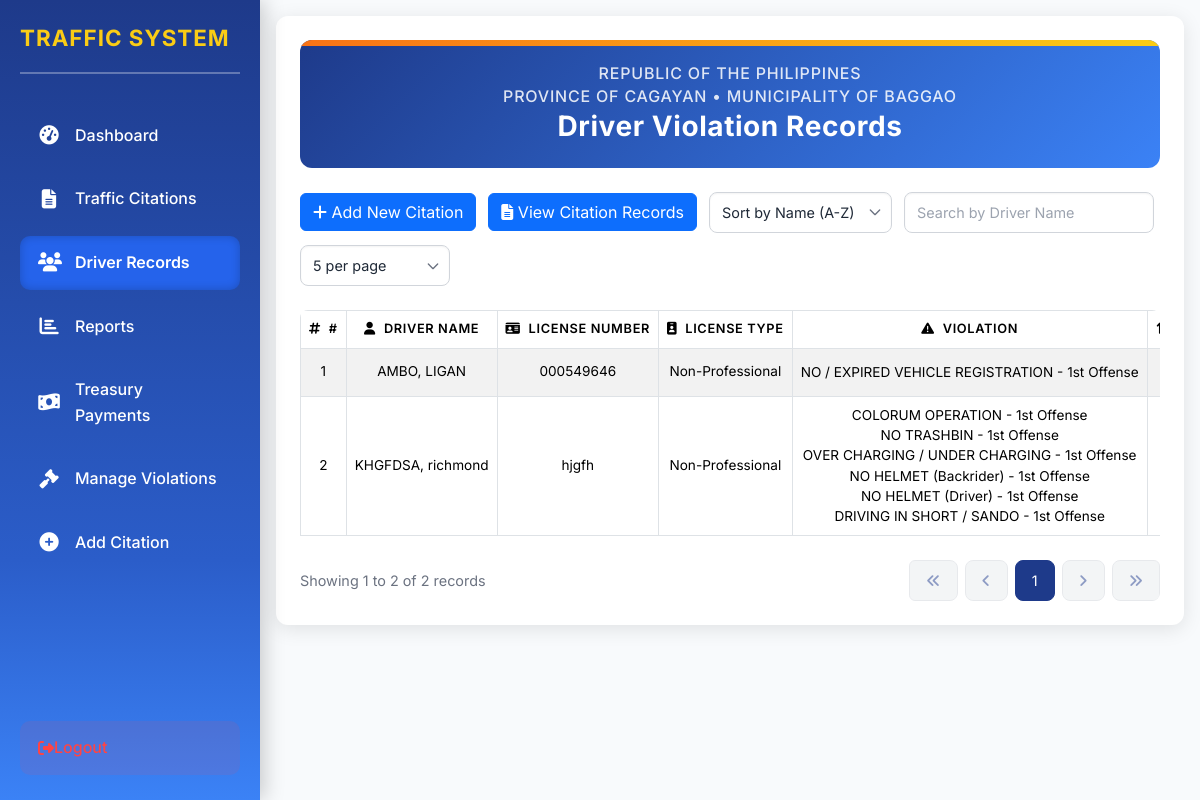
The app's page /driver_records.php with its own data.
### tables this page shows
CREATE TABLE `drivers` (
  `driver_id` int(11) NOT NULL,
  `last_name` varchar(50) NOT NULL,
  `first_name` varchar(50) NOT NULL,
  `middle_initial` varchar(5) DEFAULT NULL,
  `suffix` varchar(10) DEFAULT NULL,
  `zone` varchar(50) DEFAULT NULL,
  `barangay` varchar(100) DEFAULT NULL,
  `municipality` varchar(100) DEFAULT 'Baggao',
  `province` varchar(100) DEFAULT 'Cagayan',
  `license_number` varchar(20) DEFAULT NULL,
  `license_type` enum('Non-Professional','Professional') DEFAULT NULL
);

### driver_records.php (the view, shortened to what this page needs)
<!DOCTYPE html>
<html lang="en">
<head>
  <link href="https://cdn.jsdelivr.net/npm/bootstrap@5.3.3/dist/css/bootstrap.min.css" rel="stylesheet">
  <link href="https://cdn.jsdelivr.net/npm/tailwindcss@2.2.19/dist/tailwind.min.css" rel="stylesheet">
  <link rel="stylesheet" href="https://cdnjs.cloudflare.com/ajax/libs/font-awesome/6.4.2/css/all.min.css">
</head>
<body>
  <?php include 'sidebar.php'; ?>
  <div class="content" id="content">
    <div class="container">
      <div class="header">
        <h4>Republic of the Philippines</h4>
        <h4>Province of Cagayan • Municipality of Baggao</h4>
        <h1>Driver Violation Records</h1>
      </div>
      <div class="sort-filter">
        <a href="index.php" class="btn btn-primary btn-custom" aria-label="Add New Citation"><i class="fas fa-plus"></i> Add New Citation</a>
        <a href="records.php" class="btn btn-primary btn-custom" aria-label="View Citation Records"><i class="fas fa-file-alt"></i> View Citation Records</a>
        <select id="sortSelect" class="sort-select" aria-label="Sort Options">
          <option value="name_asc">Sort by Name (A-Z)</option>
        </select>
        <input type="text" id="searchInput" class="search-input" placeholder="Search by Driver Name" aria-label="Search Drivers">
        <select id="pageSizeSelect" class="page-size-select" aria-label="Records per page">
          <option value="5">5 per page</option>
        </select>
      </div>
      <div id="driverTable" class="table-responsive">
        <?php
        try {
          $conn = new PDO("mysql:host=" . DB_HOST . ";dbname=" . DB_NAME, DB_USER, DB_PASS);
          $conn->setAttribute(PDO::ATTR_ERRMODE, PDO::ERRMODE_EXCEPTION);
          $recordsPerPage = isset($_GET['pageSize']) && is_numeric($_GET['pageSize']) ? (int)$_GET['pageSize'] : 5;
          $page = isset($_GET['page']) && is_numeric($_GET['page']) ? (int)$_GET['page'] : 1;
          $offset = ($page - 1) * $recordsPerPage;
          $countSql = "
            SELECT COUNT(DISTINCT d.driver_id) as total
            FROM drivers d
            LEFT JOIN citations c ON d.driver_id = c.driver_id AND c.is_archived = 0
            LEFT JOIN violations v ON c.citation_id = v.citation_id
          ";
          $countParams = [];
          $search = isset($_GET['search']) ? trim($_GET['search']) : '';
          $countStmt = $conn->prepare($countSql);
          $countStmt->execute($countParams);
          $totalRecords = $countStmt->fetch(PDO::FETCH_ASSOC)['total'];
          $totalPages = ceil($totalRecords / $recordsPerPage);
          $sql .= " GROUP BY d.driver_id, driver_name, d.license_number, d.license_type";
          $sql .= " HAVING violation_count > 0 OR COUNT(c.citation_id) = 0";
          $sort = isset($_GET['sort']) ? $_GET['sort'] : 'name_asc';
          switch ($sort) {
            case 'name_asc':
            default:
              $sql .= " ORDER BY driver_name";
              break;
          }
          $sql .= " LIMIT :limit OFFSET :offset";
          $stmt = $conn->prepare($sql);
          $stmt->bindValue(':limit', $recordsPerPage, PDO::PARAM_INT);
          $stmt->bindValue(':offset', $offset, PDO::PARAM_INT);
          $stmt->execute();
          $drivers = $stmt->fetchAll(PDO::FETCH_ASSOC);
          if (empty($drivers)) {
            echo "<p class='empty-state'><i class='fas fa-info-circle'></i> No driver records found.</p>";
          } else {
            echo "<table class='table table-bordered table-striped' id='citationTable'>";
            echo "<thead>";
            echo "<tr>";
            echo "<th><i class='fas fa-hashtag me-2'></i>#</th>";
            echo "<th><i class='fas fa-user me-2'></i>Driver Name</th>";
            echo "<th><i class='fas fa-id-card me-2'></i>License Number</th>";
            echo "<th><i class='fas fa-id-badge me-2'></i>License Type</th>";
            echo "<th><i class='fas fa-exclamation-triangle me-2'></i>Violation</th>";
            echo "<th><i class='fas fa-sort-numeric-up me-2'></i>Offense Count</th>";
            echo "</tr>";
            echo "</thead>";
            echo "<tbody>";
            $rowNumber = $offset + 1;
            foreach ($drivers as $driver) {
              echo "<tr>";
              echo "<td>" . $rowNumber . "</td>";
              echo "<td>" . htmlspecialchars($driver['driver_name']) . "</td>";
              echo "<td>" . htmlspecialchars($driver['license_number'] ?? 'N/A') . "</td>";
              echo "<td>" . htmlspecialchars($driver['license_type'] ?? 'N/A') . "</td>";
              echo "<td class='violation-list'>" . ($driver['violation_list'] ? nl2br(htmlspecialchars($driver['violation_list'])) : 'None') . "</td>";
              echo "<td class='violation-list'>" . ($driver['offense_counts'] ? nl2br(htmlspecialchars($driver['offense_counts'])) : 'None') . "</td>";
              echo "</tr>";
              $rowNumber++;
            }
            echo "</tbody>";
            echo "</table>";
            echo "<div class='pagination-container'>";
            echo "<div class='pagination-info'>";
            $startRecord = $offset + 1;
            $endRecord = min($offset + $recordsPerPage, $totalRecords);
            echo "Showing $startRecord to $endRecord of $totalRecords records";
            echo "</div>";
            echo "<nav aria-label='Page navigation'>";
            echo "<ul class='pagination'>";
            echo "<li class='page-item" . ($page == 1 ? " disabled" : "") . "'>";
            echo "<a class='page-link' href='?page=1&sort=$sort&search=" . urlencode($search) . "&pageSize=$recordsPerPage' aria-label='First Page'>";
            echo "<span aria-hidden='true'><i class='fas fa-angle-double-left'></i></span></a>";
            echo "</li>";
            $prevPage = $page > 1 ? $page - 1 : 1;
            echo "<li class='page-item" . ($page == 1 ? " disabled" : "") . "'>";
            echo "<a class='page-link' href='?page=$prevPage&sort=$sort&search=" . urlencode($search) . "&pageSize=$recordsPerPage' aria-label='Previous'>";
            echo "<span aria-hidden='true'><i class='fas fa-angle-left'></i></span></a>";
            echo "</li>";
            $range = 2;
            $start = max(1, $page - $range);
            $end = min($totalPages, $page + $range);
            for ($i = $start; $i <= $end; $i++) {
              echo "<li class='page-item" . ($i == $page ? " active" : "") . "'>";
              echo "<a class='page-link' href='?page=$i&sort=$sort&search=" . urlencode($search) . "&pageSize=$recordsPerPage'>$i</a>";
              echo "</li>";
            }
            $nextPage = $page < $totalPages ? $page + 1 : $totalPages;
            echo "<li class='page-item" . ($page == $totalPages ? " disabled" : "") . "'>";
            echo "<a class='page-link' href='?page=$nextPage&sort=$sort&search=" . urlencode($search) . "&pageSize=$recordsPerPage' aria-label='Next'>";
            echo "<span aria-hidden='true'><i class='fas fa-angle-right'></i></span></a>";
            echo "</li>";
            echo "<li class='page-item" . ($page == $totalPages ? " disabled" : "") . "'>";
            echo "<a class='page-link' href='?page=$totalPages&sort=$sort&search=" . urlencode($search) . "&pageSize=$recordsPerPage' aria-label='Last Page'>";
            echo "<span aria-hidden='true'><i class='fas fa-angle-double-right'></i></span></a>";
            echo "</li>";
            echo "</ul>";
            echo "</nav>";
            echo "</div>";
          }
        } catch (PDOException $e) {
          echo "<p class='empty-state'><i class='fas fa-exclamation-circle'></i> Error: " . htmlspecialchars($e->getMessage()) . "</p>";
        }
        ?>
      </div>
    </div>
  </div>
</body>
</html>

### driver_records.php (style rules this page uses)
:root { --primary: #1e3a8a; --primary-dark: #1e40af; --secondary: #6b7280; --success: #22c55e; --danger: #ef4444; --warning: #f97316; --bg-light: #f8fafc; --text-dark: #1f2937; --border: #d1d5db; }
body { background-color: var(--bg-light); font-family: 'Inter', sans-serif; color: var(--text-dark); line-height: 1.6; margin: 0; padding: 0; overflow: hidden; height: 100vh; display: flex; }
.content { flex: 1; padding: 1rem; overflow-y: auto; height: 100vh; margin-left: 260px; transition: margin-left 0.3s ease-in-out; }
.container { max-width: 100%; max-height: calc(100vh - 2rem); margin: 0 auto; padding: 1.5rem; background-color: white; border-radius: 12px; box-shadow: 0 4px 20px rgba(0, 0, 0, 0.1); transition: transform 0.3s ease, box-shadow 0.3s ease; overflow-y: auto; }
.header { background: linear-gradient(135deg, var(--primary), #3b82f6); color: white; padding: 1.5rem; border-radius: 12px; text-align: center; margin-bottom: 1.5rem; position: relative; overflow: hidden; }
.header::before { content: ''; position: absolute; top: 0; left: 0; right: 0; height: 6px; background: linear-gradient(90deg, var(--warning), #facc15); }
.header h4 { font-size: 1rem; font-weight: 500; letter-spacing: 0.05em; text-transform: uppercase; opacity: 0.85; margin-bottom: 0.25rem; }
.header h1 { font-size: 1.75rem; font-weight: 700; letter-spacing: 0.02em; margin: 0; }
.sort-filter { display: flex; flex-wrap: wrap; gap: 0.75rem; margin-bottom: 1.5rem; align-items: center; }
.sort-select, .search-input, .page-size-select { border-radius: 8px; border: 1px solid var(--border); padding: 0.5rem 0.75rem; font-size: 0.9rem; background-color: white; transition: all 0.3s ease; box-shadow: inset 0 1px 2px rgba(0, 0, 0, 0.05); }
.sort-select, .page-size-select { appearance: none; background-repeat: no-repeat; background-position: right 0.5rem center; background-size: 1rem; min-width: 150px; max-width: 200px; }
.search-input { flex: 1; max-width: 250px; }
.table-responsive { overflow-x: auto; border-radius: 8px; background-color: white; max-height: 50vh; }
.table th { background-color: #f1f5f9; color: var(--primary); font-weight: 600; padding: 0.75rem; text-align: center; border-bottom: 2px solid var(--border); font-size: 0.8rem; text-transform: uppercase; letter-spacing: 0.05em; white-space: nowrap; }
.table td { padding: 0.75rem; vertical-align: middle; text-align: center; border-bottom: 1px solid var(--border); font-size: 0.85rem; white-space: nowrap; }
.table tr { transition: background-color 0.2s ease; }
.violation-list { text-align: left; padding-left: 20px; white-space: normal; line-height: 1.5; }
.btn-custom { padding: 0.4rem 0.75rem; border-radius: 8px; font-weight: 500; transition: all 0.3s ease; display: inline-flex; align-items: center; gap: 0.5rem; font-size: 0.85rem; line-height: 1.5; }
.btn-primary { background-color: var(--primary); color: white; border: none; }
.pagination-container { display: flex; justify-content: space-between; align-items: center; margin-top: 1.5rem; flex-wrap: wrap; gap: 1rem; }
.pagination { display: flex; justify-content: center; gap: 0.5rem; margin: 0; flex-wrap: wrap; }
.pagination .page-item .page-link { border-radius: 8px; color: var(--primary); border: 1px solid var(--border); padding: 0.5rem 1rem; font-size: 0.9rem; transition: all 0.3s ease; min-width: 2.5rem; text-align: center; }
.pagination .page-item.active .page-link { background-color: var(--primary); color: white; border-color: var(--primary); }
.pagination .page-item.disabled .page-link { cursor: not-allowed; opacity: 0.5; transform: none; }
.pagination-info { font-size: 0.9rem; color: var(--secondary); }

### sidebar.php (style rules this page uses)
:root { --primary: #1e3a8a; --primary-dark: #1e40af; --secondary: #6b7280; --success: #22c55e; --danger: #ef4444; --warning: #f97316; --bg-light: #f8fafc; --text-dark: #1f2937; --border: #d1d5db; }
body { background-color: var(--bg-light); font-family: 'Inter', sans-serif; color: var(--text-dark); line-height: 1.6; margin: 0; padding: 0; overflow: hidden; height: 100vh; display: flex; }
.content { flex: 1; padding: 1rem; overflow-y: auto; height: 100vh; margin-left: 260px; transition: margin-left 0.3s ease-in-out; }
.container { max-width: 100%; max-height: calc(100vh - 2rem); margin: 0 auto; padding: 1.5rem; background-color: white; border-radius: 12px; box-shadow: 0 4px 20px rgba(0, 0, 0, 0.1); transition: transform 0.3s ease, box-shadow 0.3s ease; overflow-y: auto; }

### records on screen
drivers: driver_name "AMBO, LIGAN", license_number "000549646", license_type "Non-Professional", violation_list "NO / EXPIRED VEHICLE REGISTRATION - 1st Offense"
drivers: driver_name "KHGFDSA, richmond", license_number "hjgfh", license_type "Non-Professional", violation_list "COLORUM OPERATION - 1st Offense NO TRASHBIN - 1st Offense OVER CHARGING / UNDER CHARGING - 1st Offense NO HELMET (Backrider) - 1st Offense NO HELMET (Driver) - 1st Offense DRIVING IN SHORT / SANDO - 1st Offense"

### other values on screen
$startRecord "1"
$endRecord "2"
$totalRecords "2"
